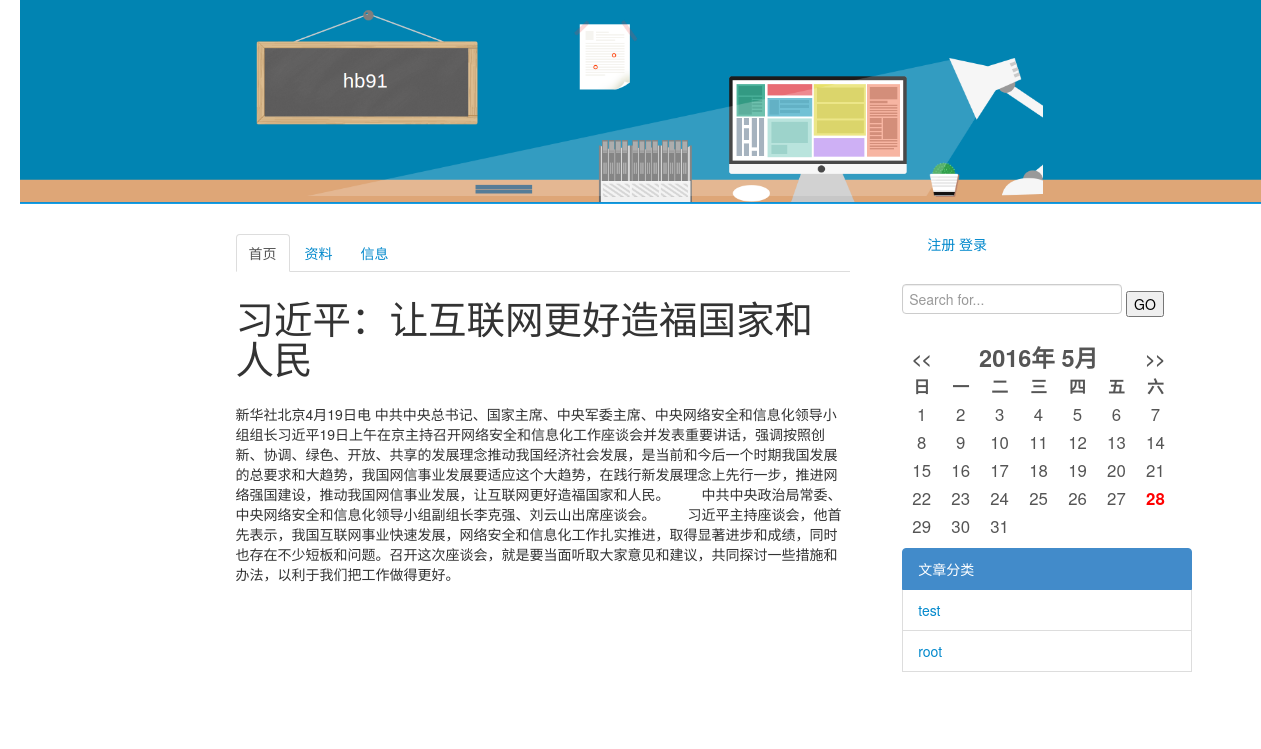
The app's page /blog/p/2/ with its own data.
### blog/models.py (models this page shows, shortened)
class Article(models.Model):
    title = models.CharField(max_length=100)
    author = models.ForeignKey(User)
    content = models.TextField()
    tags = models.ForeignKey(Category, blank=True, null=True)
    cre_date = models.DateTimeField()
    update = models.DateTimeField()

class Category(models.Model):
    name = models.CharField(max_length=30)
    class Meta:
        ordering = ['-id']

### blog/views.py (the view)
# urls.py: url(r'^p/(?P<article_id>[0-9]+)/$', views.detail,name='detail'),
def detail(request, article_id):
    article = get_object_or_404(Article, pk=article_id)
    d_key = {"article": article,
    "is_category": False,
    "categories": Category.objects.all()}
    return render(request, 'blog/p/detail.html', d_key)

### blog/templates/blog/p/detail.html (shortened to what this page needs)
{% extends "blog/base.html" %}
    {% block context %}
			<h1>{{ article.title }}</h1>
            <p>{{ article.content }}</p>
    {% endblock context %}

### blog/templates/blog/category.html
{% block category %}
<div class="list-group">
                <a class="list-group-item active">
                文章分类
                </a>
                {% if categories %}
                {% for c in categories %}
                <li class="list-group-item">
                <a href="{% url 'blog:category' c.id %}">{{ c.name }}</a>
                </li>
                {% endfor %}
                {% endif %}
</div>
{% endblock category %}

### records on screen
Article: title "习近平：让互联网更好造福国家和人民", content "新华社北京4月19日电 中共中央总书记、国家主席、中央军委主席、中央网络安全和信息化领导小组组长习近平19日上午在京主持召开网络安全和信息化工作座谈会并发表重要讲话，强调按照创新、协调、绿色、开放、共享的发展理念推动我国经济社会发展，是当前和今后一个时期我国发展的总要求和大趋势，我国网信事业发展要适应这个大趋势，在践行新发展理念上先行一步，推进网络强国建设，推动我国网信事业发展，让互联网更好造福国家和人民。 中共中央政治局常委、中央网络安全和信息化领导小组副组长李克强、刘云山出席座谈会。 习近平主持座谈会，他首先表示，我国互联网事业快速发展，网络安全和信息化工作扎实推进，取得显著进步和成绩，同时也存在不少短板和问题。召开这次座谈会，就是要当面听取大家意见和建议，共同探讨一些措施和办法，以利于我们把工作做得更好。"
Category: name "test"
Category: name "root"
